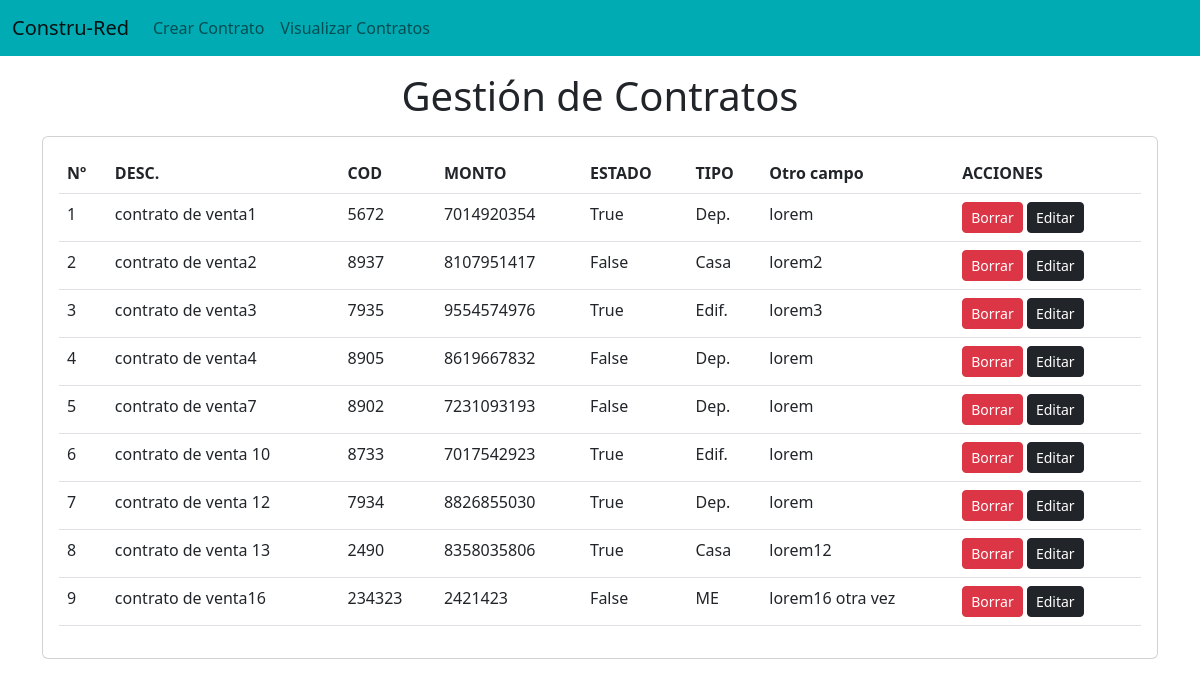
The page / on the database its author committed.
### emp/models.py (models this page shows, shortened)
class Emp(models.Model):
    name=models.CharField(max_length=200)
    emp_id=models.CharField(max_length=200)
    phone=models.CharField(max_length=10)
    address=models.CharField(max_length=150)
    working=models.BooleanField(default=True)
    department=models.CharField(max_length=200)

### emp/views.py (the view)
# urls.py: path("",fun.emp_home),
def emp_home(request):
    emps=Emp.objects.all()
    return render(request,"emp/home.html",{'emps':emps})

### templates/emp/home.html (shortened to what this page needs)
<!doctype html>
<html lang="en">
  <head>
    <link href="https://cdn.jsdelivr.net/npm/bootstrap@5.2.2/dist/css/bootstrap.min.css" rel="stylesheet">
  </head>
  <body>
    {% include 'emp/navbar.html' %}
    <h1 class="text-center my-3">Gestión de Contratos</h1>
    <div class="container">
      <div class="row">
        <div class="col-md-12">
          <div class="card">
            <div class="card-body">
              <table class="table">
                <thead>
                  <tr>
                    <th>Nº</th>
                    <th>DESC.</th>
                    <th>COD</th>
                    <th>MONTO</th>
                    <th>ESTADO</th>
                    <th>TIPO</th>
                    <th>Otro campo</th>
                    <th>ACCIONES</th>
                  </tr>
                </thead>
                <tbody>
                  {% for e in emps %}
                  <tr>
                    <td>{{forloop.counter}}</td>
                    <td>{{e.name}}</td>
                    <td>{{e.emp_id}}</td>
                    <td>{{e.phone}}</td>
                    <td>{{e.working}}</td>
                    <td>{{e.department}}</td>
                    <td>{{e.address}}</td>
                    <td>
                      <a href="/emp/delete-emp/{{e.id}}" class="btn btn-danger btn-sm">Borrar</a>
                      <a href="/emp/update-emp/{{e.id}}" class="btn btn-dark btn-sm">Editar</a>
                    </td>
                  </tr>
                  {%endfor%}
                </tbody>
              </table>
            </div>
          </div>
        </div>
      </div>
    </div>
  </body>
</html>

### templates/emp/navbar.html (shortened to what this page needs)
<nav class="navbar navbar-expand-lg" style="background-color: #00ABB3;">
    <div class="container-fluid">
      <a class="navbar-brand" href="/emp/home/">Constru-Red</a>
      <div class="collapse navbar-collapse" id="navbarSupportedContent">
        <ul class="navbar-nav me-auto mb-2 mb-lg-0">
          <li class="nav-item">
            <a class="nav-link" href="/emp/add-emp/">Crear Contrato</a>
          </li>
          <li><a class="nav-link" href="/emp/home/">Visualizar Contratos</a></li>
        </ul>
      </div>
    </div>
  </nav>

### rows shown on the page
Emp: name "contrato de venta1", emp_id "5672", phone "7014920354", working "True", department "Dep.", address "lorem"
Emp: name "contrato de venta2", emp_id "8937", phone "8107951417", working "False", department "Casa", address "lorem2"
Emp: name "contrato de venta3", emp_id "7935", phone "9554574976", working "True", department "Edif.", address "lorem3"
Emp: name "contrato de venta4", emp_id "8905", phone "8619667832", working "False", department "Dep.", address "lorem"
Emp: name "contrato de venta7", emp_id "8902", phone "7231093193", working "False", department "Dep.", address "lorem"
Emp: name "contrato de venta 10", emp_id "8733", phone "7017542923", working "True", department "Edif.", address "lorem"
Emp: name "contrato de venta 12", emp_id "7934", phone "8826855030", working "True", department "Dep.", address "lorem"
Emp: name "contrato de venta 13", emp_id "2490", phone "8358035806", working "True", department "Casa", address "lorem12"
Emp: name "contrato de venta16", emp_id "234323", phone "2421423", working "False", department "ME", address "lorem16 otra vez"
